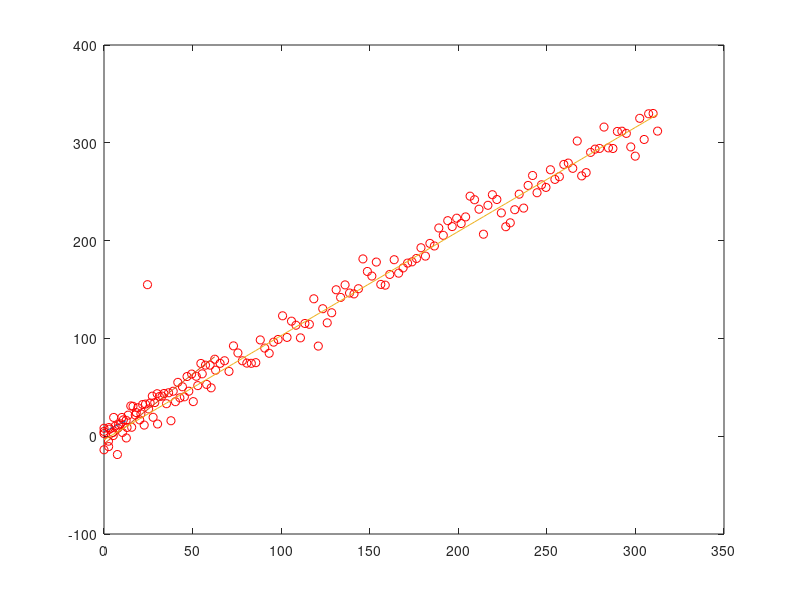

Reproduce this figure in MATLAB. (Note: this script raises an error after producing the figure.)
function test_polyfit()
  % This fcn generates a set of noisy data, then calls
  % the Matlab fcn polyfit
  % to fit a line to the data.

  Nvec = [5, 25, 125];
  for idx = 1:length(Nvec)

    fprintf('--------------------------------------------------\n')
    N = Nvec(idx);

    % Create clean line
    x = linspace(0, 2.5*N, N);
    yzero = 5*randn();
    beta = 2*randn();
    y = yzero + beta*x;

    % Now make noise on line
    err = sqrt(N);
    y = y+err*randn(size(y));

    close all
    plot(x,y, 'ro');
    hold on

    % Now do fit
    p = polyfit(x, y, 1);
    b = p(1);
    y0 = p(2);

    fprintf('Original yzero = %f, fitted y0 = %f\n', yzero, y0)
    fprintf('Original beta = %f, fitted b = %f\n', beta, b)

    yfit = y0 + b*x;
    plot(x, yfit)

    pause
  end

  % Now create dataset with an outlier
    fprintf('--------------------------------------------------\n')
    N = 12;

    % Create clean line
    x = linspace(0, 2.5*N, N);
    yzero = 5*randn();
    beta = 3*rand();
    y = yzero + beta*x;

    % Now make noise on line
    err = sqrt(N);
    y = y+err*randn(size(y));

    % Create outlier
    y(10) = 5*y(10);

    close all
    plot(x,y, 'ro');
    hold on

    % Now do fit
    [y0, b] = lstsq(x, y);

    fprintf('Original yzero = %f, fitted y0 = %f\n', yzero, y0)
    fprintf('Original beta = %f, fitted b = %f\n', beta, b)

    yfit = y0 + b*x;
    plot(x, yfit)

end